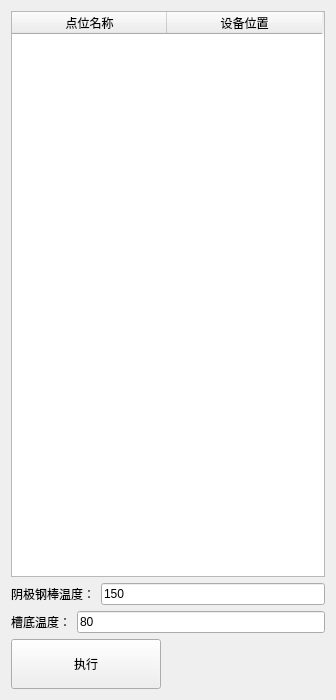
<?xml version="1.0" encoding="UTF-8"?>
<ui version="4.0">
 <class>hangpatrol</class>
 <widget class="QWidget" name="hangpatrol">
  <property name="geometry">
   <rect>
    <x>0</x>
    <y>0</y>
    <width>336</width>
    <height>700</height>
   </rect>
  </property>
  <property name="sizePolicy">
   <sizepolicy hsizetype="Expanding" vsizetype="Expanding">
    <horstretch>0</horstretch>
    <verstretch>0</verstretch>
   </sizepolicy>
  </property>
  <property name="maximumSize">
   <size>
    <width>16777215</width>
    <height>16777215</height>
   </size>
  </property>
  <property name="windowTitle">
   <string>Form</string>
  </property>
  <property name="styleSheet">
   <string notr="true">font: 11pt &quot;微软雅黑&quot;;</string>
  </property>
  <layout class="QVBoxLayout" name="verticalLayout">
   <item>
    <widget class="QTableWidget" name="tableWidget">
     <property name="minimumSize">
      <size>
       <width>0</width>
       <height>0</height>
      </size>
     </property>
     <attribute name="horizontalHeaderDefaultSectionSize">
      <number>155</number>
     </attribute>
     <column>
      <property name="text">
       <string>点位名称</string>
      </property>
     </column>
     <column>
      <property name="text">
       <string>设备位置</string>
      </property>
     </column>
    </widget>
   </item>
   <item>
    <layout class="QHBoxLayout" name="horizontalLayout">
     <item>
      <widget class="QLabel" name="label">
       <property name="text">
        <string>阴极钢棒温度：</string>
       </property>
      </widget>
     </item>
     <item>
      <widget class="QLineEdit" name="lineEdit">
       <property name="text">
        <string>150</string>
       </property>
      </widget>
     </item>
    </layout>
   </item>
   <item>
    <layout class="QHBoxLayout" name="horizontalLayout_2">
     <item>
      <widget class="QLabel" name="label_2">
       <property name="text">
        <string>槽底温度：</string>
       </property>
      </widget>
     </item>
     <item>
      <widget class="QLineEdit" name="lineEdit_2">
       <property name="text">
        <string>80</string>
       </property>
      </widget>
     </item>
    </layout>
   </item>
   <item>
    <widget class="QPushButton" name="pushButton">
     <property name="minimumSize">
      <size>
       <width>0</width>
       <height>50</height>
      </size>
     </property>
     <property name="maximumSize">
      <size>
       <width>150</width>
       <height>16777215</height>
      </size>
     </property>
     <property name="text">
      <string>执行</string>
     </property>
    </widget>
   </item>
  </layout>
 </widget>
 <resources/>
 <connections/>
</ui>
